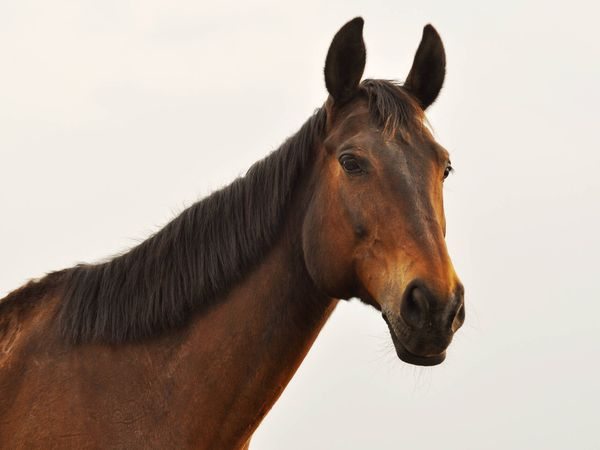
#> input picture caballo.jpg, 600 x 450 px
$ python Cromatico.py
#> lines starting #> are read from the running program, lines starting #| are printed output that depends on the picture; after the words box and inside, x2 and y2 are one past the last pixel; in counts of white or black regions, pixels touching at a corner belong together
import cv2
import numpy as np

# Cargar la imagen
image_path = "caballo.jpg"
image = cv2.imread(image_path)
#> image is the input picture: shape (450, 600, 3); mean B, G, R 154.1, 163.6, 176.7

# Verificar si la imagen se cargó correctamente
if image is None:
    print("Error: No se pudo cargar la imagen. Verifica la ruta.")
    exit()

# Crear imágenes con diferente intensidad
image_low_intensity = np.clip(image * 0.7, 0, 255).astype(np.uint8)
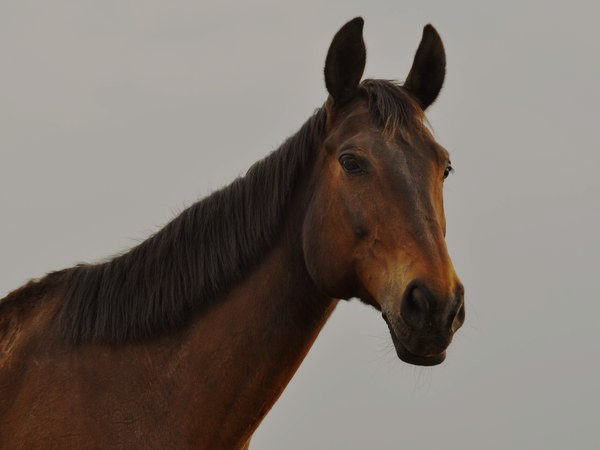
#> image_low_intensity: shape (450, 600, 3); mean B, G, R 107.4, 114, 123.3
image_high_intensity = np.clip(image * 0.3, 0, 255).astype(np.uint8)
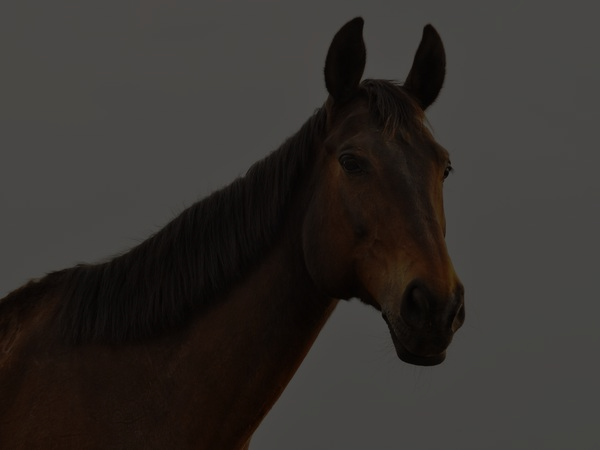
#> image_high_intensity: shape (450, 600, 3); mean B, G, R 45.8, 48.7, 52.5

# Función para convertir a coordenadas cromáticas
def to_chromatic_coordinates(img):
    img = img.astype(np.float32)
    sum_channels = np.sum(img, axis=2, keepdims=True) + 1e-6  # Evita división por cero
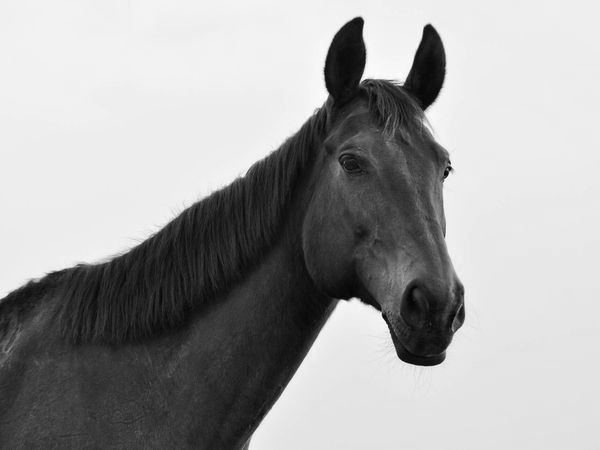
#> sum_channels: shape (450, 600, 1) float32; min 19, max 761, mean 494.4; drawn with min black and max white
    return img / sum_channels
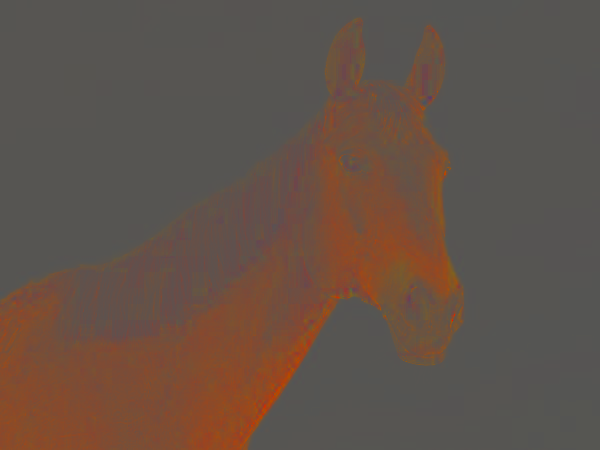
#> returned value: shape (450, 600, 3) float32; mean of channels 0, 1, 2 0.287, 0.324, 0.39; drawn as B, G, R

# Convertir las imágenes a cromáticas
image_chromatic = to_chromatic_coordinates(image)
image_low_chromatic = to_chromatic_coordinates(image_low_intensity)
image_high_chromatic = to_chromatic_coordinates(image_high_intensity)
#> in to_chromatic_coordinates (call 3), `sum_channels = np.sum(img, axis=2, keepdims=True) + 1e-6`:
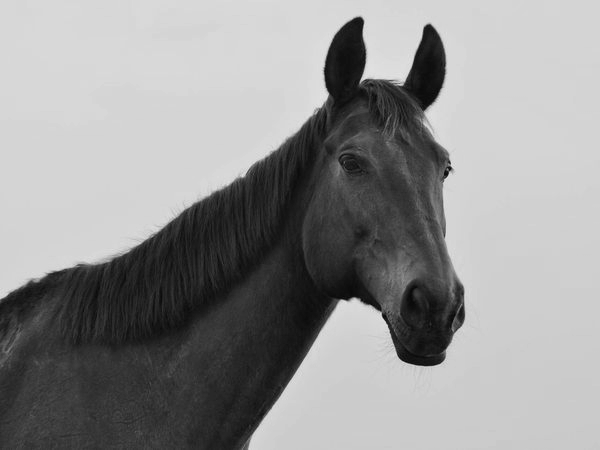
#> sum_channels: shape (450, 600, 1) float32; min 5, max 227, mean 147

# Función de clasificación (segmentación en canal rojo)
def classify_image(img):
    red_channel = img[:, :, 0]
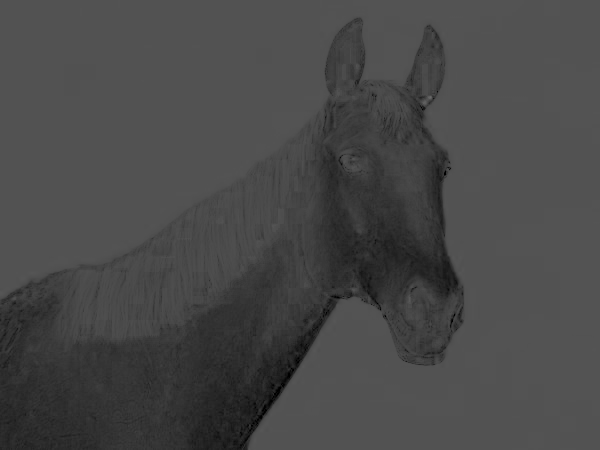
#> red_channel: shape (450, 600) float32; min 0, max 0.418, mean 0.286
    mask = red_channel > 0.4  # Umbral ajustable
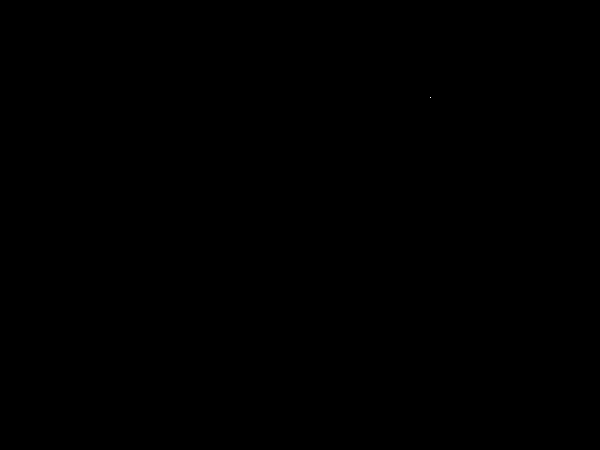
#> mask: shape (450, 600) bool; 0% white in thin lines or dots, all inside (x1, y1, x2, y2) = (430, 97, 431, 98)
    return (mask * 255).astype(np.uint8)

# Aplicar clasificador
classified_original = classify_image(image_chromatic)
classified_low = classify_image(image_low_chromatic)
classified_high = classify_image(image_high_chromatic)
#> in classify_image (call 3), `mask = red_channel > 0.4`: mask: shape (450, 600) bool; 0% white in thin lines or dots, all inside (x1, y1, x2, y2) = (429, 97, 431, 98)

# Mostrar imágenes en ventanas nuevas (sin convertir a RGB)
cv2.imshow("Imagen Original", image)  # La imagen original debe estar en formato BGR
cv2.imshow("Baja Intensidad", image_low_intensity)
cv2.imshow("Alta Intensidad", image_high_intensity)
cv2.imshow("Imagen Cromática Original", image_chromatic)
cv2.imshow("Imagen Cromática Baja Intensidad", image_low_chromatic)
cv2.imshow("Imagen Cromática Alta Intensidad", image_high_chromatic)
cv2.imshow("Clasificación Original", classified_original)
cv2.imshow("Clasificación Baja Intensidad", classified_low)
cv2.imshow("Clasificación Alta Intensidad", classified_high)

# Esperar hasta que se presione una tecla y luego cerrar las ventanas
cv2.waitKey(0)
cv2.destroyAllWindows()
